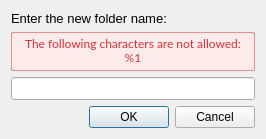
<?xml version="1.0" encoding="UTF-8"?>
<ui version="4.0">
 <class>NewFolderDialog</class>
 <widget class="QDialog" name="NewFolderDialog">
  <property name="windowTitle">
   <string>New folder</string>
  </property>
  <layout class="QVBoxLayout" name="verticalLayout">
   <property name="sizeConstraint">
    <enum>QLayout::SetFixedSize</enum>
   </property>
   <item>
    <widget class="QLabel" name="textLabel">
     <property name="styleSheet">
      <string notr="true">QLabel  { 
font-family: &quot;SF Pro Text&quot;;
font-size: 13px;
}</string>
     </property>
     <property name="text">
      <string>Enter the new folder name:</string>
     </property>
    </widget>
   </item>
   <item>
    <widget class="QLabel" name="errorLabel">
     <property name="enabled">
      <bool>true</bool>
     </property>
     <property name="styleSheet">
      <string notr="true">QLabel {
color: #DA3135; 
background-color: #FDEBEB; 
font-family: Lato; 
font-size: 12px; 
border-radius: 2px; 
border: 1px solid rgba(218,49,53,0.5); 
padding-top: 3px; 
padding-bottom: 5px; 
padding-left: 13px;
padding-right: 13px; 
}</string>
     </property>
     <property name="text">
      <string>The following characters are not allowed:
%1</string>
     </property>
     <property name="alignment">
      <set>Qt::AlignCenter</set>
     </property>
    </widget>
   </item>
   <item>
    <widget class="QLineEdit" name="lineEdit">
     <property name="styleSheet">
      <string notr="true">QLineEdit { 
font-family: &quot;SF UI Text&quot;;
font-size: 13px;
}</string>
     </property>
    </widget>
   </item>
   <item>
    <spacer name="verticalSpacer">
     <property name="orientation">
      <enum>Qt::Vertical</enum>
     </property>
     <property name="sizeHint" stdset="0">
      <size>
       <width>0</width>
       <height>0</height>
      </size>
     </property>
    </spacer>
   </item>
   <item>
    <widget class="QDialogButtonBox" name="buttonBox">
     <property name="standardButtons">
      <set>QDialogButtonBox::Cancel|QDialogButtonBox::Ok</set>
     </property>
    </widget>
   </item>
  </layout>
 </widget>
 <resources/>
 <connections/>
</ui>
